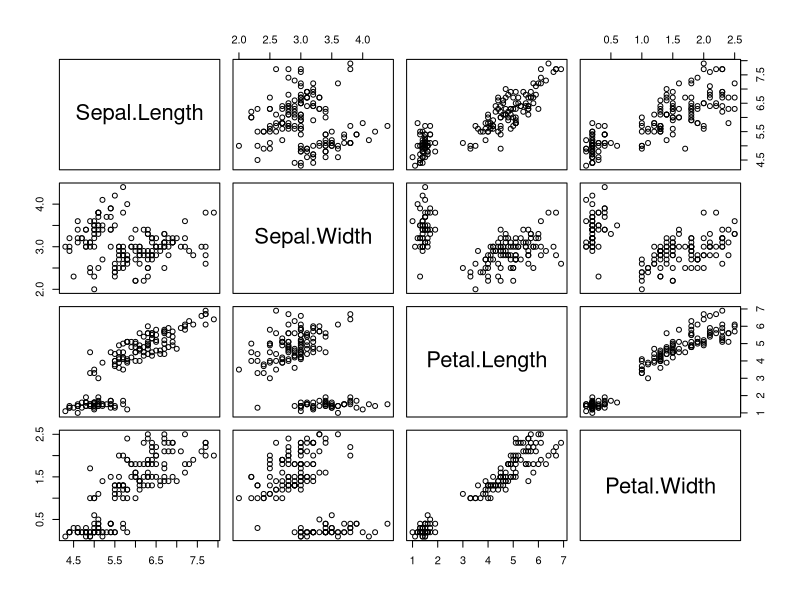
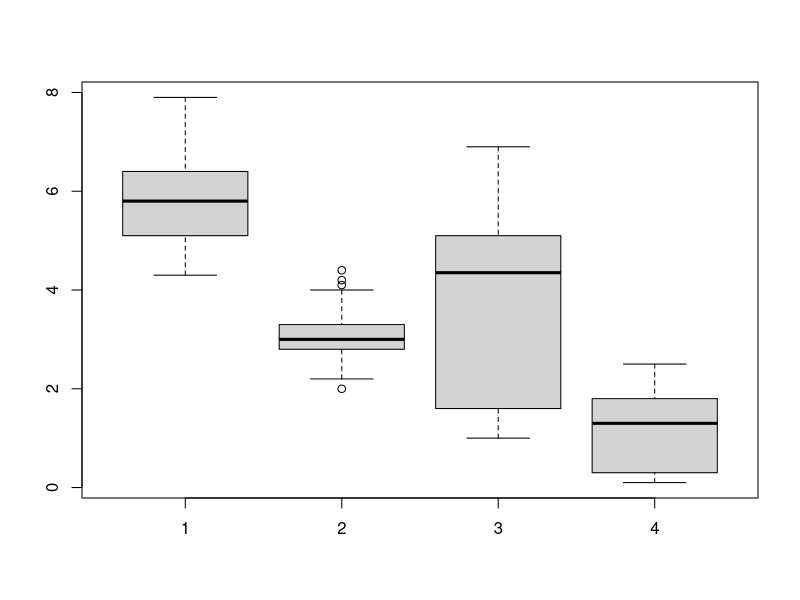

The R source for these figures, in order:
## ---- chunk 1
data("iris")
library(class)
## ---- chunk 2
summary(iris)
## ---- chunk 3
names(iris)
## ---- chunk 4
head(iris)
## ---- chunk 5
is.factor(iris$Species)
## ---- chunk 6
plot(iris[,1:4])
## ---- chunk 7
boxplot(iris$Sepal.Length, iris$Sepal.Width, iris$Petal.Length, iris$Petal.Width)
## ---- chunk 8
start.time <- Sys.time()

set.seed(1234)
i <- sample(1:nrow(iris), 0.80*nrow(iris))
train <- iris[i,]
test <- iris[-i,]
fit <- knn(train[,1:4], test[,1:4], cl=train$Species, k=3)
acc <- mean(fit == test$Species)
table(fit, test$Species)

acc

end.time <- Sys.time()
time.taken <- end.time - start.time
## ---- chunk 9
time.taken
## ---- chunk 10
fit
